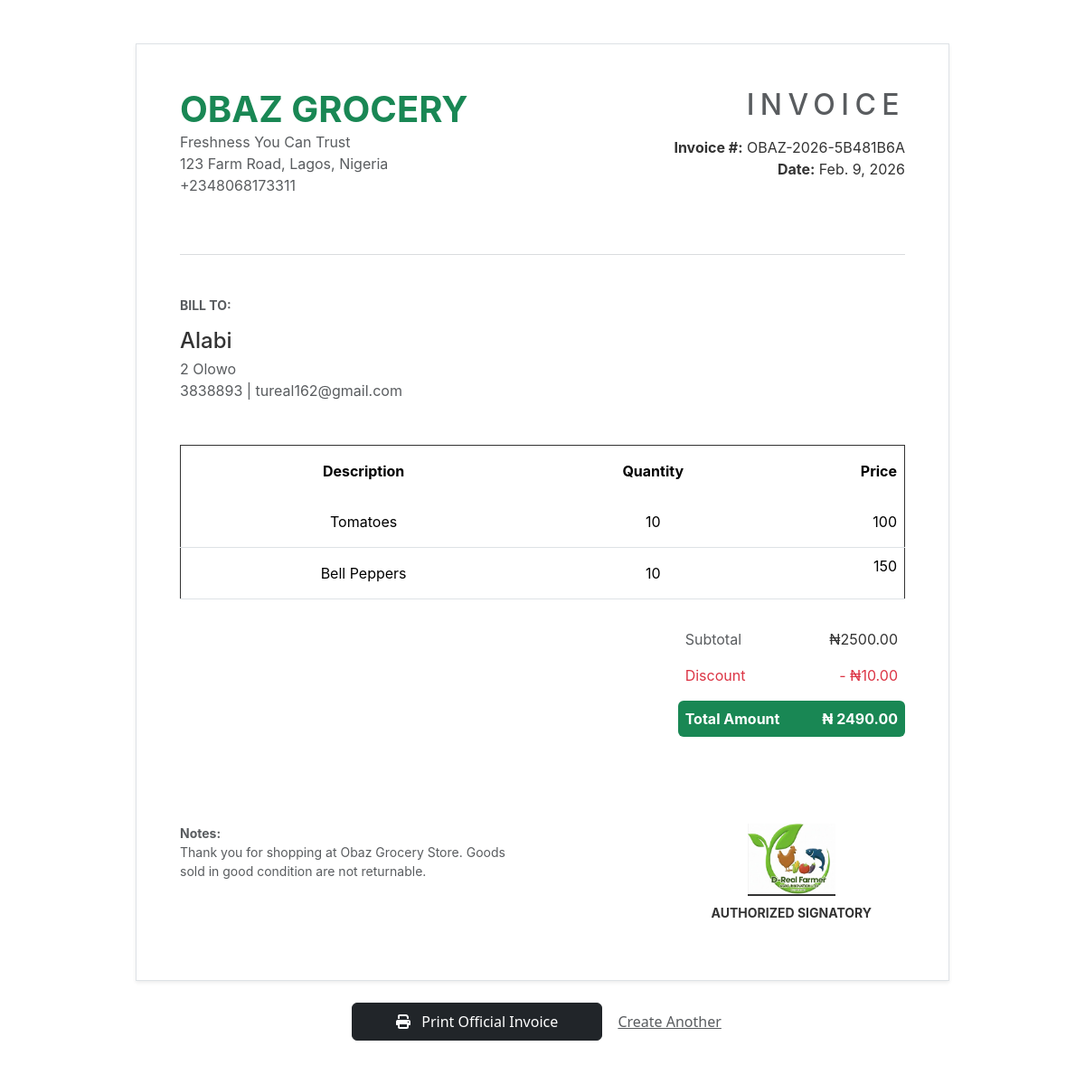
Screenshot of /invoice/2/ with the database file from the repository.
### app/models.py (models this page shows, shortened)
class Invoice(models.Model):
    customer_id = models.ForeignKey(CustomerInfo, on_delete=models.CASCADE)
    tomatoes = models.IntegerField(default =0 )
    bell_pepper = models.IntegerField(default =0 )
    cucumber = models.IntegerField(default =0 )
    abernero = models.IntegerField(default =0 )
    discount = models.IntegerField(default =0 )
    total_price = models.PositiveIntegerField(default=0)
    invoice_number = models.CharField(max_length=20, unique=True, editable=False)
    created_at = models.DateField(null=True, blank=True, validators=[validate_not_future])
    class Meta:
        verbose_name = "Invoice"
        verbose_name_plural = "Invoice"  # Prevents Django from adding "s"
    def __str__(self):
        return str(self.id)

class CustomerInfo(models.Model):
    name = models.CharField( max_length=30)
    address = models.CharField( max_length=40, blank=True, null=True)
    phone_no = models.CharField(max_length=20, blank=True, null=True, unique=True)
    email = models.EmailField( max_length=254, blank=True, null=True, unique=True)
    image = models.ImageField( validators=[validate_image_size],  upload_to = 'signatures', blank=True)
    created_at = models.DateField(auto_now_add=True)
    class Meta:
        verbose_name = "CustomerInfo"
        verbose_name_plural = "CustomerInfo"  # Prevents Django from adding "s"

### app/views.py (the view)
# urls.py: path('invoice/<int:pk>/', views.view_invoice, name="view_invoice"),
def view_invoice(request, pk):
    items_in_db = Cropitem.objects.all()
    rates = {item.name: item.rate for item in items_in_db}
    rate_t = rates.get('Tomatoes', 0)
    rate_b =  rates.get('Bell_Pepper', 0)
    rate_c = rates.get('Cucumber', 0)
    rate_a = rates.get('Abanero', 0)
    invoice = get_object_or_404(Invoice, pk=pk)
    customer = CustomerInfo.objects.filter(invoice__pk=pk).first()
    print('invoice',invoice)
    context = {
        'invoice': invoice,
        'rate_t':rate_t,
        'rate_b':rate_b,
        'rate_c':rate_c,
        'rate_a':rate_a,
        'customer':customer
    }
    return render(request, 'success.html', context)

### app/templates/success.html (shortened to what this page needs)
{% extends 'successlibries.html' %}
{% load static %}
{% block main-content %}
<div class="container mt-5 mb-5">
    <div class="invoice-wrapper bg-white p-5 shadow-sm border">
        <div class="row mb-5">
            <div class="col-6">
                <h1 class="fw-bold text-success mb-0">OBAZ GROCERY</h1>
                <p class="text-muted">Freshness You Can Trust<br>
                123 Farm Road, Lagos, Nigeria<br>
                +2348068173311</p>
            </div>
            <div class="col-6 text-end">
                <h2 class="text-uppercase tracking-widest text-muted">Invoice</h2>
                <div class="mt-3">
                    <p class="mb-0"><strong>Invoice #:</strong> {{ invoice.invoice_number }}</p>
                    <p class="mb-0"><strong>Date:</strong> {{ invoice.created_at }}</p>
                </div>
            </div>
        </div>
        <hr class="border-secondary opacity-25">
        <div class="row my-5">
            <div class="col-12">
                <h6 class="text-uppercase fw-bold text-muted small mb-3">Bill To:</h6>
                <h4 class="mb-1">{{ customer.name }}</h4>
                <p class="text-muted mb-0">{{ customer.address }}</p>
                <p class="text-muted mb-0">{{ customer.phone_no }} | {{ customer.email }}</p>
            </div>
        </div>
        <table class="table table-hover mt-4 invoice-table">
            <thead class="bg-light">
                <tr>
                    <th class="py-3 px-4 border-0">Description</th>
                    <th class="py-3 text-center border-0">Quantity</th>
                    <th class="py-3 text-end border-0">Price</th>
                </tr>
            </thead>
            <tbody class="border-top-0">
                {% if invoice.tomatoes > 0 %}
                <tr>
                    <td class="py-3 px-4">Tomatoes</td>
                    <td class="py-3 text-center">{{ invoice.tomatoes }}</td>
                    <td class="py-3 text-end">{{rate_t}}</td>
                </tr>
                {% endif %}
                {% if invoice.bell_pepper > 0 %}
                <tr>
                    <td class="py-3 px-4">Bell Peppers</td>
                    <td class="py-3 text-center">{{ invoice.bell_pepper }}</td>
                    <td class="text-end">{{rate_b}}</td>
                </tr>
                {% endif %}
                </tbody>
        </table>
        <div class="row justify-content-end mt-4">
            <div class="col-md-4">
                <div class="d-flex justify-content-between p-2">
                    <span class="text-muted">Subtotal</span>
                    <span>₦{{ invoice.total_price|add:invoice.discount|floatformat:2 }}</span>
                </div>
                {% if invoice.discount > 0 %}
                <div class="d-flex justify-content-between p-2 text-danger">
                    <span>Discount</span>
                    <span>- ₦{{ invoice.discount|floatformat:2}}</span>
                </div>
                {% endif %}
                <div class="d-flex justify-content-between p-2 bg-success text-white fw-bold mt-2 rounded">
                    <span>Total Amount</span>
                    <span>₦ {{ invoice.total_price|floatformat:2}}</span>
                </div>
            </div>
        </div>
        <div class="row mt-5 pt-5">
            <div class="col-6">
                <p class="small text-muted mb-0"><strong>Notes:</strong></p>
                <p class="small text-muted">Thank you for shopping at Obaz Grocery Store. Goods sold in good condition are not returnable.</p>
            </div>
            <div class="col-4 offset-2 text-center">
                {% if customer.image %}
                    <img src="{{ customer.image.url }}" alt="Signature" class="img-fluid" style="max-height: 80px; width: auto; border-bottom: 2px solid #333;">
                {% else %}
                    <div style="height: 80px; border-bottom: 2px solid #333;"></div>
                {% endif %}
                <p class="mt-2 fw-bold small text-uppercase">Authorized Signatory</p>
            </div>
        </div>
    </div>
    <div class="text-center mt-4 d-print-none">
        <button onclick="window.print()" class="btn btn-dark px-5 py-2">
            <i class="fas fa-print me-2"></i> Print Official Invoice
        </button>
        <a href="{% url 'generate_invoice' %}" class="btn btn-link text-muted">Create Another</a>
    </div>
</div>
{% endblock main-content%}

### app/templates/successlibries.html (shortened to what this page needs)
<!DOCTYPE html>
{% load static %}
<html lang="en">
<head>
    <link href = "https://cdn.jsdelivr.net/npm/bootstrap@5.3.3/dist/css/bootstrap.min.css" rel = "stylesheet"
    />
<link href="https://cdn.jsdelivr.net/npm/bootstrap-datepicker@1.10.0/dist/css/bootstrap-datepicker.min.css" rel="stylesheet">
    <link href="https://cdn.jsdelivr.net/npm/bootstrap-icons/font/bootstrap-icons.css" rel="stylesheet"/>
    <link rel="stylesheet" href="https://cdnjs.cloudflare.com/ajax/libs/font-awesome/6.5.1/css/all.min.css" />
    <link rel = "stylesheet" href = "{% static '/css/owl.carousel.min.css' %}" />
    <link rel = "stylesheet" href = "{% static '/css/all.min.css' %}" />
     <link rel = "stylesheet" href = "{% static '/css/style.css' %}" />
</head>
<body>
{% block main-content %}{% endblock main-content %}
<footer class = "container-fluid fixed-bottom text-white text-center p-2 mt-5">
</footer>
</body>
</html>

### app/templates/successlibries.html (style rules this page uses)
.invoice-table { border: 1px solid #333 !important; border-collapse: collapse; padding: 2px; text-align: center; }
.invoice-table th, .invoice-table td { border-bottom: 1px solid #dee2e6; }

### app/templates/success.html (style rules this page uses)
.invoice-wrapper { font-family: 'Inter', 'Segoe UI', sans-serif; color: #333; max-width: 900px; margin: auto; }
.tracking-widest { letter-spacing: 0.2em; }

### rows the page displays
Invoice: invoice_number "OBAZ-2026-5B481B6A", created_at "Feb. 9, 2026", tomatoes "10", bell_pepper "10", total_price|add "2500.00", discount "10.00", total_price "2490.00"
CustomerInfo: name "Alabi", address "2 Olowo", phone_no "3838893", email "tureal162@gmail.com", image (picture)

### other values shown
{{ rate_t }} "100"
{{ rate_b }} "150"
